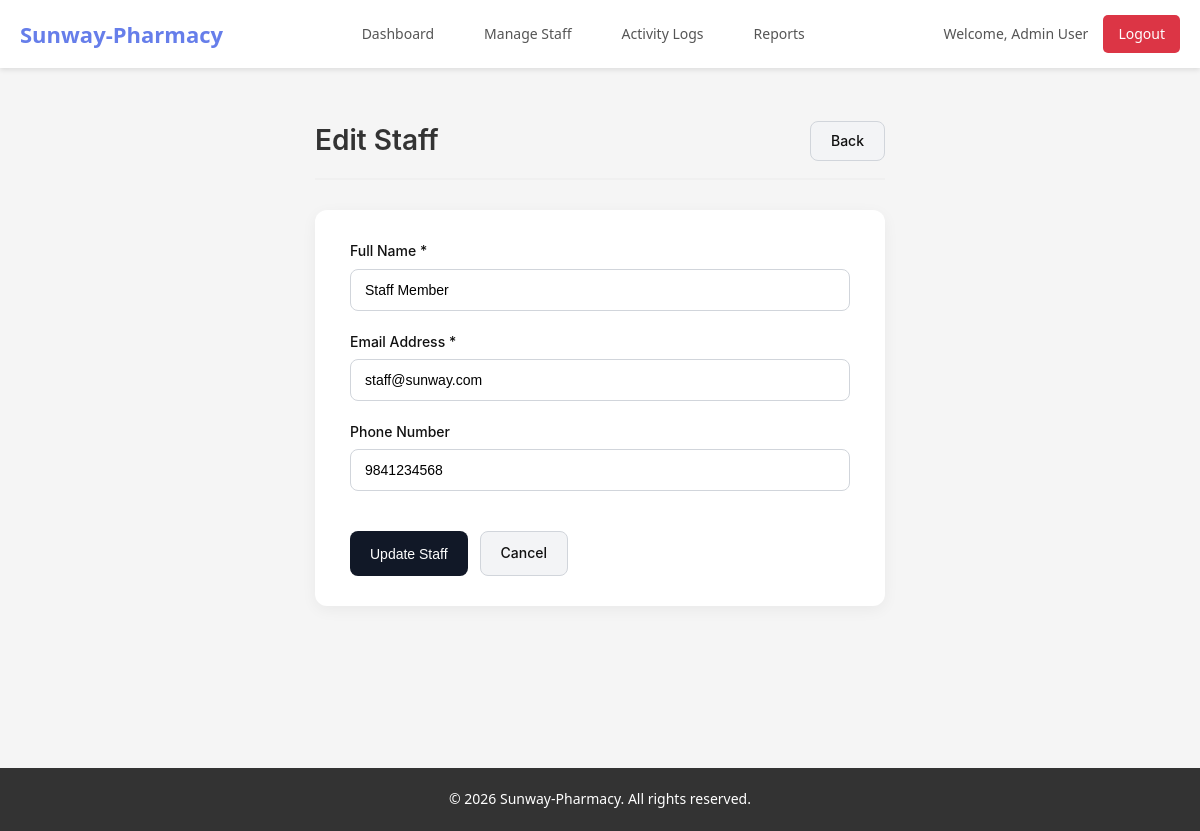
The app's page /admin/edit_staff.php?id=2 (signed in) with its own data.
### tables this page shows
CREATE TABLE `users` (
  `id` int(11) NOT NULL,
  `name` varchar(100) NOT NULL,
  `email` varchar(100) NOT NULL,
  `phone` varchar(20) DEFAULT NULL,
  `password` varchar(255) NOT NULL,
  `role` enum('admin','staff','patient') NOT NULL,
  `created_at` timestamp NOT NULL DEFAULT current_timestamp(),
  `updated_at` timestamp NOT NULL DEFAULT current_timestamp() ON UPDATE current_timestamp()
);

### admin/edit_staff.php (the view, shortened to what this page needs)
<?php
include '../includes/header.php';
$staff_id = isset($_GET['id']) ? intval($_GET['id']) : 0;
$sql = "SELECT * FROM users WHERE id = ? AND role = 'staff'";
$stmt = mysqli_prepare($conn, $sql);
mysqli_stmt_bind_param($stmt, "i", $staff_id);
mysqli_stmt_execute($stmt);
$result = mysqli_stmt_get_result($stmt);
$staff = mysqli_fetch_assoc($result);
?>
<link rel="stylesheet" href="../assets/css/add_staff.css">
<div class="add-staff-page">
    <div class="page-header">
        <h1>Edit Staff</h1>
        <a href="manage_staff.php" class="btn btn-secondary">Back</a>
    </div>
    <div class="form-card form-grid">
        <form action="" method="POST" class="staff-form">
            <div class="form-group">
                <label for="name">Full Name *</label>
                <input type="text" id="name" name="name" value="<?php echo htmlspecialchars($staff['name']); ?>" required>
            </div>
            <div class="form-group">
                <label for="email">Email Address *</label>
                <input type="email" id="email" name="email" value="<?php echo htmlspecialchars($staff['email']); ?>" required>
            </div>
            <div class="form-group">
                <label for="phone">Phone Number</label>
                <input type="tel" id="phone" name="phone" value="<?php echo htmlspecialchars($staff['phone']); ?>">
            </div>
            <div class="form-actions">
                <button type="submit" class="btn btn-primary">Update Staff</button>
                <a href="manage_staff.php" class="btn btn-secondary">Cancel</a>
            </div>
        </form>
    </div>
</div>
<?php include '../includes/footer.php'; ?>

### assets/css/style.css (style rules this page uses)
* { margin: 0; padding: 0; box-sizing: border-box; }
body { font-family: 'Segoe UI', Tahoma, Geneva, Verdana, sans-serif; background-color: #f5f5f5; color: #333; line-height: 1.6; }
.btn { display: inline-block; padding: 10px 20px; border: none; border-radius: 5px; cursor: pointer; text-decoration: none; font-size: 14px; font-weight: 500; transition: all 0.3s; text-align: center; }
.btn-primary { background: #667eea; color: white; }
.btn-secondary { background: #6c757d; color: white; }
.page-header { display: flex; justify-content: space-between; align-items: center; margin-bottom: 30px; padding-bottom: 15px; border-bottom: 2px solid #f0f0f0; }
.page-header h1 { color: #333; font-size: 28px; }
.form-actions { margin-top: 25px; display: flex; gap: 10px; }

### assets/css/add_staff.css (style rules this page uses)
.add-staff-page { max-width: 600px; margin: 50px auto; padding: 0 15px; font-family: 'Inter', sans-serif; color: #111; }
.add-staff-page .page-header { display: flex; justify-content: space-between; align-items: center; margin-bottom: 30px; }
.add-staff-page .page-header h1 { font-size: 28px; font-weight: 600; }
.add-staff-page .page-header .btn { padding: 8px 20px; font-size: 14px; border-radius: 8px; text-decoration: none; transition: 0.2s; }
.form-card { background: #fff; padding: 30px 35px; border-radius: 12px; box-shadow: 0 4px 15px rgba(0,0,0,0.05); }
.staff-form { display: grid; gap: 20px; }
.staff-form .form-group { display: flex; flex-direction: column; }
.staff-form label { margin-bottom: 6px; font-weight: 500; font-size: 14px; }
.staff-form input { padding: 12px 14px; font-size: 14px; border: 1px solid #d1d5db; border-radius: 8px; transition: 0.2s; }
.form-actions { display: flex; gap: 12px; margin-top: 20px; justify-content: flex-start; }
.form-actions .btn { padding: 10px 20px; font-weight: 500; border-radius: 8px; text-decoration: none; transition: 0.2s; cursor: pointer; }
.btn-primary { background: #111827; color: #fff; border: none; }
.btn-secondary { background: #f3f4f6; color: #111; border: 1px solid #d1d5db; }

### records on screen
users: name "Staff Member", email "staff@sunway.com", phone "9841234568"

### other values on screen
SITE_NAME "Sunway-Pharmacy"
$_SESSION['name'] "Admin User"
